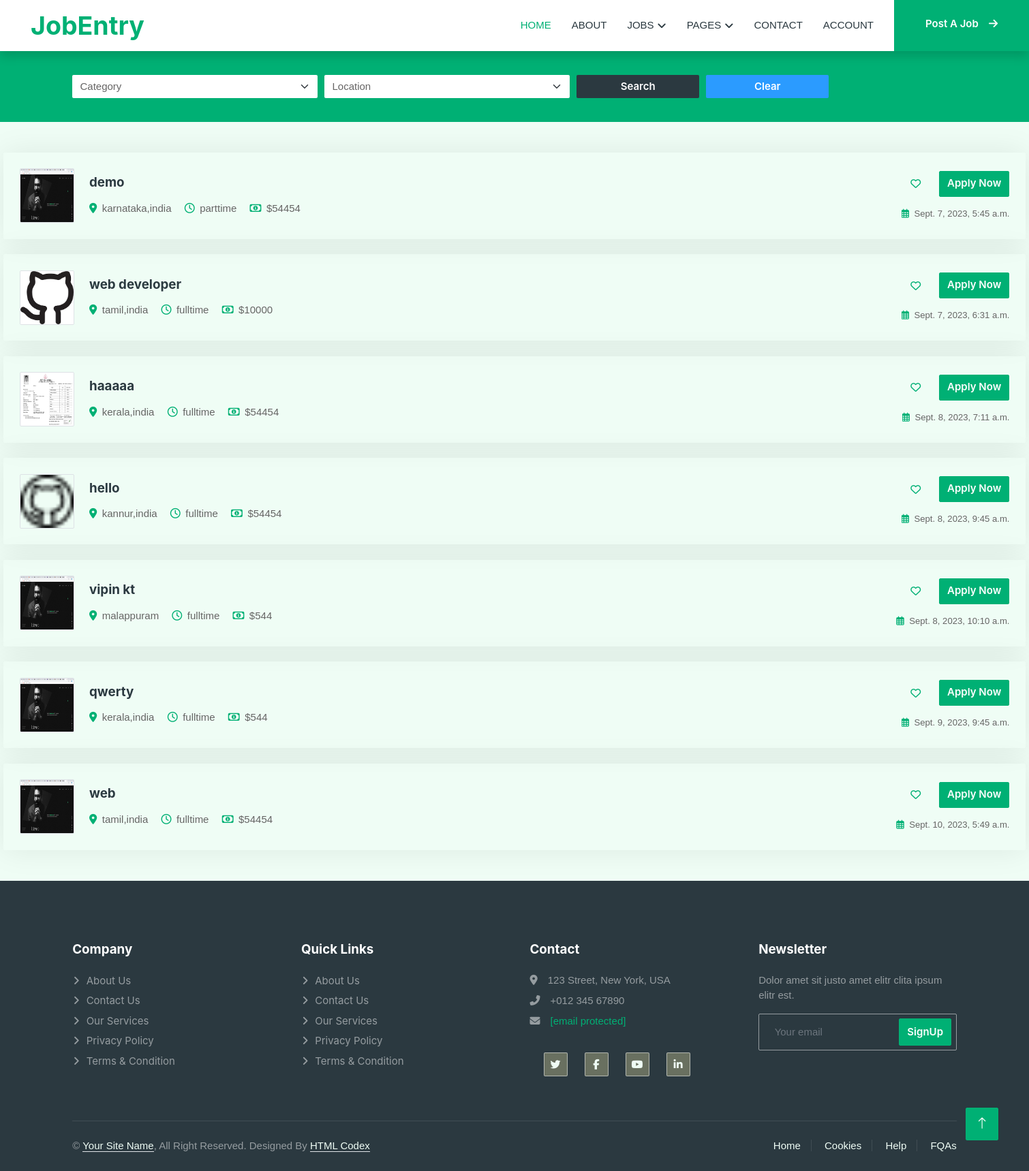
/search/ (signed in), run on the app's committed database.
### web/models.py (models this page shows, shortened)
class jobList(models.Model):
    image = models.ImageField(upload_to="images/")
    name = models.CharField(max_length=100)
    location = models.CharField(max_length=100)
    jobtype = models.CharField(max_length=100)
    salary = models.CharField(max_length=100)
    date_and_time = models.DateTimeField('expiration time (of ad)', default=timezone.now() + datetime.timedelta(days=30))
    Job_description = models.TextField(blank=True, null=True)
    Responsibility = models.TextField(blank=True, null=True)
    Vacancy = models.IntegerField()
    company_detail=models.TextField(blank=True, null=True)
    skills=models.TextField(blank=True, null=True)
    qualification=models.CharField(blank=True, null=True, max_length=100)
    sender_email=models.EmailField()

### web/views.py (the view, shortened to what this page needs)
# urls.py: path("search/", views.SearchListView.as_view(), name="search"),
class SearchListView(LoginRequiredMixin, ListView):
    model = jobList
    template_name = "search.html"
    context_object_name = "job_list"
    def get_context_data(self, **kwargs):
        context = super().get_context_data(**kwargs)
        context['categories'] = jobList.objects.values_list('name', flat=True).distinct()
        context['locations'] = jobList.objects.values_list('location', flat=True).distinct()
        return context
    def get_queryset(self):
        queryset = super().get_queryset()
        category = self.request.GET.get('category')
        location = self.request.GET.get('location')
        keyword = self.request.GET.get('keyword')
        if category:
            queryset = queryset.filter(name=category)
        if location:
            queryset = queryset.filter(location=location)
        if keyword:
            queryset = queryset.filter(Q(name__icontains=keyword) | Q(location__icontains=keyword))
        return queryset

### templates/search.html (shortened to what this page needs)
{% extends 'base.html' %}
{% load static %}
{% block content %}
<div class="container-fluid bg-primary mb-5 wow fadeIn" data-wow-delay="0.1s" style="padding: 35px;">
    <div class="container">
      <div class="row g-2">
        <div class="col-md-10">
          <div class="row g-2">
            <form class="searchform d-flex" id="searchForm" method="GET" action="{% url 'web:search' %}">
                <div class="col-md-4">
                  <select class="form-select border-0" name="category">
                    <option selected>Category</option>
                  </select>
                </div>
                <div class="col-md-4">
                  <select class="form-select border-0" name="location">
                    <option selected>Location</option>
                  </select>
                </div>
                <div class="col-md-2">
                  <button class="btn btn-dark border-0 w-100" type="submit">Search</button>
                </div>
                <div class="col-md-2">
                    <a href="{% url 'web:search' %}" class="btn btn-secondary border-0 w-100">Clear</a>
                  </div>
              </form>
          </div>
        </div>
      </div>
    </div>
  </div>
    <div class="search_total mx-auto" id="search_total">
        {% if job_list %}
    {% for object in object_list %}
    <div class="job-item p-4 mb-4">
      <div class="row g-4">
        <div class="col-sm-12 col-md-8 d-flex align-items-center">
            <img class="flex-shrink-0 img-fluid border rounded" src="{{ object.image.url }}" alt style="width: 80px; height: 80px;" />
            <div class="text-start ps-4">
              <h5 class="mb-3">{{ object.name }}</h5>
              <span class="text-truncate me-3"><i class="fa fa-map-marker-alt text-primary me-2"></i>{{ object.location }}</span>
              <span class="text-truncate me-3"><i class="far fa-clock text-primary me-2"></i>{{ object.jobtype }}</span>
              <span class="text-truncate me-0"><i class="far fa-money-bill-alt text-primary me-2"></i>${{ object.salary }}</span>
            </div>
          </div>
          <div class="col-sm-12 col-md-4 d-flex flex-column align-items-start align-items-md-end justify-content-center">
            <div class="d-flex mb-3">
              <a class="btn btn-light btn-square me-3" href=""><i class="far fa-heart text-primary"></i></a>
              <a class="btn btn-primary" href="{% url 'web:job-detail' object.id %}">Apply Now</a>
            </div>
            <small class="text-truncate"><i class="far fa-calendar-alt text-primary me-2"></i>{{ object.date_and_time }}</small>
          </div>
      </div>
    </div>
    {% endfor %}
    {% else %}
    <p>No results found.</p>
    {% endif %}
</div>
{% endblock %}

### templates/base.html (shortened to what this page needs)
{% load static %}
<!DOCTYPE html>
<html lang="en">
<head>
<link href="../../../cdnjs.cloudflare.com/ajax/libs/font-awesome/5.10.0/css/all.min.css" rel="stylesheet">
<link href="../../../cdn.jsdelivr.net/npm/bootstrap-icons%401.4.1/font/bootstrap-icons.css" rel="stylesheet">
<link href="{% static 'web/lib/animate/animate.min.css" rel="stylesheet' %}">
<link href="{% static 'web/lib/owlcarousel/assets/owl.carousel.min.css' %}" rel="stylesheet">
<link href="{% static 'web/css/bootstrap.min.css' %}" rel="stylesheet">
<link href="{% static 'web/css/style.css' %}" rel="stylesheet">
</head>
<body>
{% include 'particion/navbar.html' %}
          {% block content %}
          {% endblock %}
 {% include 'particion/footer.html' %}
<script src="../../cdn-cgi/scripts/7d0fa10a/cloudflare-static/rocket-loader.min.js" data-cf-settings="45a2ed1b59e3d3ef0effd0fc-|49" defer></script></body>
</html>

### templates/particion/navbar.html (shortened to what this page needs)
{% load static %}
<nav class="navbar navbar-expand-lg bg-white navbar-light shadow sticky-top p-0">
<a href="{% url 'web:index' %}" class="navbar-brand d-flex align-items-center text-center py-0 px-4 px-lg-5">
<h1 class="m-0 text-primary">JobEntry</h1>
</a>
<div class="collapse navbar-collapse" id="navbarCollapse">
<div class="navbar-nav ms-auto p-4 p-lg-0">
<a href="{% url 'web:index' %}" class="nav-item nav-link active">Home</a>
<a href="{% url 'web:about' %}" class="nav-item nav-link">About</a>
<div class="nav-item dropdown">
<a href="{% url 'web:job-list' %}" class="nav-link dropdown-toggle" data-bs-toggle="dropdown">Jobs</a>
</div>
<div class="nav-item dropdown">
<a href="#" class="nav-link dropdown-toggle" data-bs-toggle="dropdown">Pages</a>
</div>
<a href="{% url 'web:contact' %}" class="nav-item nav-link">Contact</a>
<a href="{% url 'web:profile' %}" class="nav-item nav-link">Account</a>
</div>
<a href="{% url 'web:postjob' %}" class="btn btn-primary rounded-0 py-4 px-lg-5 d-none d-lg-block">Post A Job<i class="fa fa-arrow-right ms-3"></i></a>
</div>
</nav>

### templates/particion/footer.html (shortened to what this page needs)
{% load static %}
<div class="container-fluid bg-dark text-white-50 footer pt-5 mt-5 wow fadeIn" data-wow-delay="0.1s">
<div class="container py-5">
<div class="row g-5">
<div class="col-lg-3 col-md-6">
<h5 class="text-white mb-4">Company</h5>
<a class="btn btn-link text-white-50" href>About Us</a>
<a class="btn btn-link text-white-50" href>Contact Us</a>
<a class="btn btn-link text-white-50" href>Our Services</a>
<a class="btn btn-link text-white-50" href>Privacy Policy</a>
<a class="btn btn-link text-white-50" href>Terms & Condition</a>
</div>
<div class="col-lg-3 col-md-6">
<h5 class="text-white mb-4">Quick Links</h5>
<a class="btn btn-link text-white-50" href>About Us</a>
<a class="btn btn-link text-white-50" href>Contact Us</a>
<a class="btn btn-link text-white-50" href>Our Services</a>
<a class="btn btn-link text-white-50" href>Privacy Policy</a>
<a class="btn btn-link text-white-50" href>Terms & Condition</a>
</div>
<div class="col-lg-3 col-md-6">
<h5 class="text-white mb-4">Contact</h5>
<p class="mb-2"><i class="fa fa-map-marker-alt me-3"></i>123 Street, New York, USA</p>
<p class="mb-2"><i class="fa fa-phone-alt me-3"></i>+012 345 67890</p>
<p class="mb-2"><i class="fa fa-envelope me-3"></i><a href="https://demo.htmlcodex.com/cdn-cgi/l/email-protection" class="__cf_email__" data-cfemail="573e39313817322f363a273b327934383a">[email&#160;protected]</a></p>
<div class="d-flex pt-2">
<a class="btn btn-outline-light btn-social" href><i class="fab fa-twitter"></i></a>
<a class="btn btn-outline-light btn-social" href><i class="fab fa-facebook-f"></i></a>
<a class="btn btn-outline-light btn-social" href><i class="fab fa-youtube"></i></a>
<a class="btn btn-outline-light btn-social" href><i class="fab fa-linkedin-in"></i></a>
</div>
</div>
<div class="col-lg-3 col-md-6">
<h5 class="text-white mb-4">Newsletter</h5>
<p>Dolor amet sit justo amet elitr clita ipsum elitr est.</p>
<div class="position-relative mx-auto" style="max-width: 400px;">
<input class="form-control bg-transparent w-100 py-3 ps-4 pe-5" type="text" placeholder="Your email">
<button type="button" class="btn btn-primary py-2 position-absolute top-0 end-0 mt-2 me-2">SignUp</button>
</div>
</div>
</div>
</div>
<div class="container">
<div class="copyright">
<div class="row">
<div class="col-md-6 text-center text-md-start mb-3 mb-md-0">
&copy; <a class="border-bottom" href="#">Your Site Name</a>, All Right Reserved.
Designed By <a class="border-bottom" href="https://htmlcodex.com/">HTML Codex</a>
</div>
<div class="col-md-6 text-center text-md-end">
<div class="footer-menu">
<a href>Home</a>
<a href>Cookies</a>
<a href>Help</a>
<a href>FQAs</a>
</div>
</div>
</div>
</div>
</div>
</div>
<a href="#" class="btn btn-lg btn-primary btn-lg-square back-to-top"><i class="bi bi-arrow-up"></i></a>

### static/web/css/style.css (style rules this page uses)
:root { --primary: #00B074; --secondary: #2B9BFF; --light: #EFFDF5; --dark: #2B3940 }
.back-to-top { position: fixed; display: none; right: 45px; bottom: 45px; z-index: 99 }
.btn { font-family: inter, sans-serif; font-weight: 600; transition: .5s }
.btn.btn-primary, .btn.btn-secondary { color: #fff }
.btn-square { width: 38px; height: 38px }
.btn-lg-square { width: 48px; height: 48px }
.btn-square, .btn-sm-square, .btn-lg-square { padding: 0; display: flex; align-items: center; justify-content: center; font-weight: 400; border-radius: 2px }
.navbar .dropdown-toggle::after { border: none; content: "\f107"; font-family: "font awesome 5 free"; font-weight: 900; vertical-align: middle; margin-left: 5px; transition: .5s }
.navbar-dark .navbar-nav .nav-link, .navbar-light .navbar-nav .nav-link { margin-right: 30px; padding: 25px 0; color: #fff; font-size: 15px; text-transform: uppercase; outline: none }
.navbar-dark .navbar-nav .nav-link:hover, .navbar-dark .navbar-nav .nav-link.active, .navbar-light .navbar-nav .nav-link:hover, .navbar-light .navbar-nav .nav-link.active { color: var(--primary) }
.navbar-light .navbar-brand, .navbar-light a.btn { height: 75px }
.navbar-light .navbar-nav .nav-link { color: var(--dark); font-weight: 500 }
.navbar-light.sticky-top { top: -100px; transition: .5s }
.job-item { border: 1px solid transparent; border-radius: 2px; box-shadow: 0 0 45px rgba(0, 0, 0, .08); transition: .5s }
.footer .btn.btn-social { margin-right: 5px; width: 35px; height: 35px; display: flex; align-items: center; justify-content: center; color: var(--light); border: 1px solid rgba(255, 255, 255, .5); border-radius: 2px; transition: .3s }
.footer .btn.btn-link { display: block; margin-bottom: 5px; padding: 0; text-align: left; font-size: 15px; font-weight: 400; text-transform: capitalize; transition: .3s }
.footer .btn.btn-link::before { position: relative; content: "\f105"; font-family: "font awesome 5 free"; font-weight: 900; margin-right: 10px }
.footer .form-control { border-color: rgba(255, 255, 255, .5) }
.footer .copyright { padding: 25px 0; font-size: 15px; border-top: 1px solid rgba(256, 256, 256, .1) }
.footer .copyright a { color: var(--light) }
.footer .footer-menu a { margin-right: 15px; padding-right: 15px; border-right: 1px solid rgba(255, 255, 255, .1) }
.footer .footer-menu a:last-child { margin-right: 0; padding-right: 0; border-right: none }
#search_total { width: 1500px; }
.searchform { gap: 10px; }
:root { back3ground-color: #FCFEFD; font-family: helvetica, arial, sans-serif; font-size: 15px; }
input, select, textarea { display: block; box-sizing: border-box; width: 100%; outline: none; border: none; border-radius: 2px; -webkit-appearance: none; -moz-appearance: none; appearance: none; }
.btn-social { width: 95%; margin: 20px; background-color: #697060; border-color: #697060; color: #F2D680; }

### data on the page
jobList: image (picture), name "demo", location "karnataka,india", jobtype "parttime", salary "54454", date_and_time "Sept. 7, 2023, 5:45 a.m."
jobList: image (picture), name "web developer", location "tamil,india", jobtype "fulltime", salary "10000", date_and_time "Sept. 7, 2023, 6:31 a.m."
jobList: image (picture), name "haaaaa", location "kerala,india", jobtype "fulltime", salary "54454", date_and_time "Sept. 8, 2023, 7:11 a.m."
jobList: image (picture), name "hello", location "kannur,india", jobtype "fulltime", salary "54454", date_and_time "Sept. 8, 2023, 9:45 a.m."
jobList: image (picture), name "vipin kt", location "malappuram", jobtype "fulltime", salary "544", date_and_time "Sept. 8, 2023, 10:10 a.m."
jobList: image (picture), name "qwerty", location "kerala,india", jobtype "fulltime", salary "544", date_and_time "Sept. 9, 2023, 9:45 a.m."
jobList: image (picture), name "web", location "tamil,india", jobtype "fulltime", salary "54454", date_and_time "Sept. 10, 2023, 5:49 a.m."
